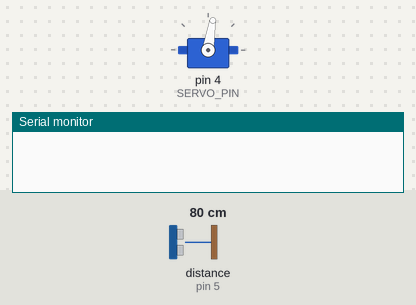
The sketch below on a simulated Arduino Uno, built with avr-gcc and run on an emulated ATmega328P. Shown: servo, the last lines printed to the serial monitor. Wiring (inferred from the names in the program): ultrasonic range finder: trigger pin 6; echo pin 5. The inputs (shaded band) are chosen by the test bench; at power-on: distance to the obstacle (sensor on pin 5) 80 cm. The echo pulse lasts 58.3 µs per cm.

Above: at 0.3 s.
At 0.9 s:
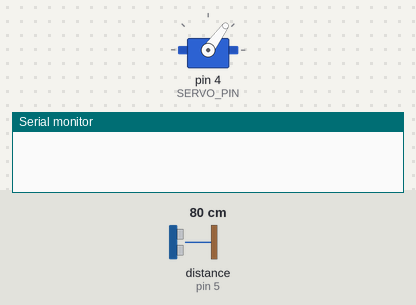
At 3.2 s:
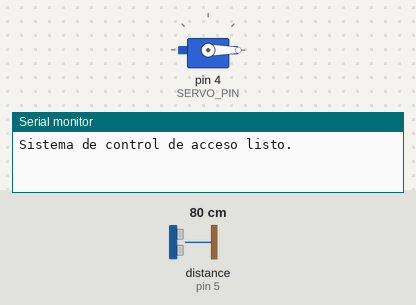
3.3 s: distance to the obstacle (sensor on pin 5) set to 23 cm
4.8 s: distance to the obstacle (sensor on pin 5) set to 19 cm
Timing chart, 0 to 7.8 s (numbered marks = the images above; inputs shaded):
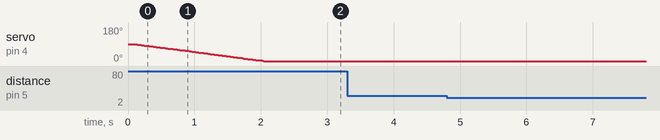

The sketch:

RFID_y_ultrasonico.ino
```cpp
#include <SPI.h>
#include <MFRC522.h>
#include <VarSpeedServo.h>

// Pines para el lector RFID de entrada
#define RST_PIN_ENTRADA 9
#define SS_PIN_ENTRADA 10

// Pines para el lector RFID de salida
#define RST_PIN_SALIDA 8
#define SS_PIN_SALIDA 7

// Pines Sensor Ultrasónico
#define TRIG_PIN 6
#define ECHO_PIN 5

// Servomotor
#define SERVO_PIN 4

MFRC522 rfidEntrada(SS_PIN_ENTRADA, RST_PIN_ENTRADA);
MFRC522 rfidSalida(SS_PIN_SALIDA, RST_PIN_SALIDA);
VarSpeedServo servo;

void setup() {
  Serial.begin(9600); // Comunicación con Python
  SPI.begin();        // Inicializar SPI

  // Inicializar lectores RFID
  rfidEntrada.PCD_Init();
  rfidSalida.PCD_Init();

  // Inicializar servomotor
  servo.attach(SERVO_PIN);
  servo.write(0, 30, true); // Asegúrate de que la puerta está cerrada (posición 0°) con velocidad 30

  // Configuración del sensor ultrasónico
  pinMode(TRIG_PIN, OUTPUT);
  pinMode(ECHO_PIN, INPUT);

  Serial.println("Sistema de control de acceso listo.");
}

void loop() {
  // Sensor ultrasónico: Detectar acercamiento
  long distancia = medirDistancia();
  if (distancia > 0 && distancia < 20) { // Ajustar el umbral según sea necesario
    Serial.println("ULTRASONICO");
    delay(2000); // Evitar múltiples registros consecutivos
  }

  // Lector RFID de entrada
  if (rfidEntrada.PICC_IsNewCardPresent() && rfidEntrada.PICC_ReadCardSerial()) {
    manejarRFID(rfidEntrada, "Entrada");
  }

  // Lector RFID de salida
  if (rfidSalida.PICC_IsNewCardPresent() && rfidSalida.PICC_ReadCardSerial()) {
    manejarRFID(rfidSalida, "Salida");
  }
}

// Función para medir distancia con sensor ultrasónico
long medirDistancia() {
  digitalWrite(TRIG_PIN, LOW);
  delayMicroseconds(2);
  digitalWrite(TRIG_PIN, HIGH);
  delayMicroseconds(10);
  digitalWrite(TRIG_PIN, LOW);

  long duracion = pulseIn(ECHO_PIN, HIGH);
  long distancia = duracion * 0.034 / 2;
  return distancia;
}

// Función para manejar RFID
void manejarRFID(MFRC522& lector, String tipoAcceso) {
    String uid = leerUID(lector);
    Serial.println(uid + " " + tipoAcceso); // Enviar UID y tipo al programa Python
    delay(100); // Pequeño retardo para asegurar el envío completo

    while (!Serial.available()); // Esperar respuesta
    String respuesta = Serial.readString(); // Leer respuesta desde Python
    respuesta.trim();                       // Eliminar espacios en blanco

    if (respuesta == tipoAcceso) {
        abrirPuerta();
    }

    lector.PICC_HaltA(); // Detener lectura
}


// Función para leer UID de la tarjeta RFID
String leerUID(MFRC522& lector) {
  String uid = "";
  for (byte i = 0; i < lector.uid.size; i++) {
    uid += String(lector.uid.uidByte[i], HEX);
  }
  uid.toUpperCase(); // Convertir a mayúsculas
  return uid;
}

// Función para abrir la puerta con velocidad controlada
void abrirPuerta() {
  servo.write(90, 20, true); // Mover a 90° con velocidad 20
  delay(3000);               // Mantener abierta 3 segundos
  servo.write(0, 20, true);  // Volver a 0° con velocidad 20
}
```

Measured:
- after the input at 3.3 s, every drawn part: stays the same
